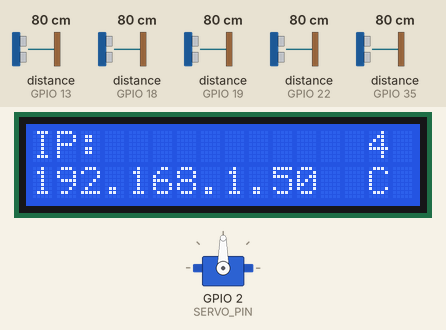
This sketch was run on a simulated ESP32. On the bench: 16×2 character LCD, servo. Wiring (inferred from the names in the program): 5 × ultrasonic range finder: trigger GPIO 4, echo GPIO 19 / trigger GPIO 5, echo GPIO 18 / trigger GPIO 12, echo GPIO 35 / trigger GPIO 21, echo GPIO 13 / trigger GPIO 23, echo GPIO 22. Inputs (shaded band) come from the test bench; at power-on: distance to the obstacle (sensors on GPIO 35, GPIO 13, GPIO 18, GPIO 19, GPIO 22) 80 cm. The echo pulse lasts 58.3 µs per cm; WiFi joins after 1.5 s; servers stay silent unless stated; what the sketch prints to the serial monitor is not drawn.

Above: at 2.7 s.
2.8 s: distance to the obstacle (sensor on GPIO 35) set to 7 cm
4.3 s: distance to the obstacle (sensor on GPIO 35) set to 4 cm
At 4.6 s:
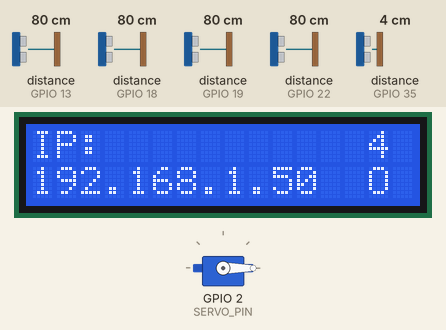
5.8 s: distance to the obstacle (sensor on GPIO 13) set to 2 cm
At 6.3 s:
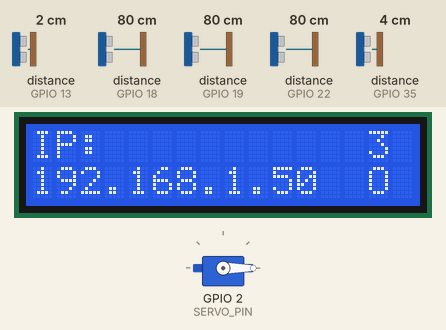
8.8 s: distance to the obstacle (sensor on GPIO 18) set to 2 cm
At 9.6 s:
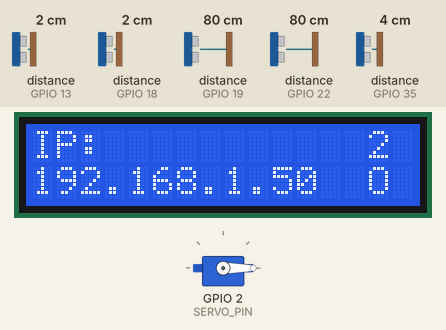
10.3 s: distance to the obstacle (sensor on GPIO 19) set to 2 cm
At 11.1 s:
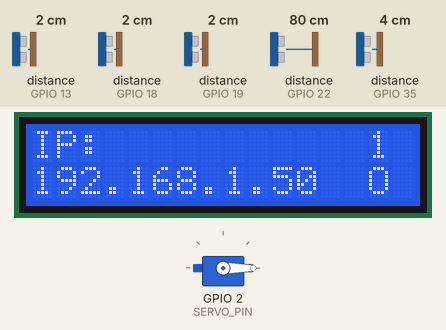
13.3 s: distance to the obstacle (sensor on GPIO 22) set to 11 cm
14.8 s: distance to the obstacle (sensor on GPIO 22) set to 8 cm
At 16.2 s:
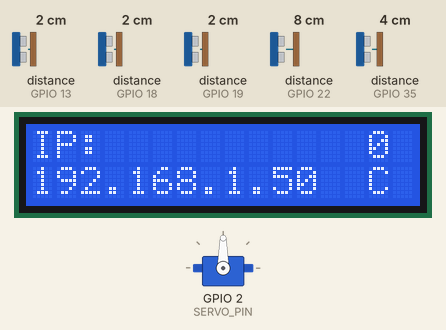
Timing chart, 0 to 17.3 s (numbered marks = the images above; inputs shaded):
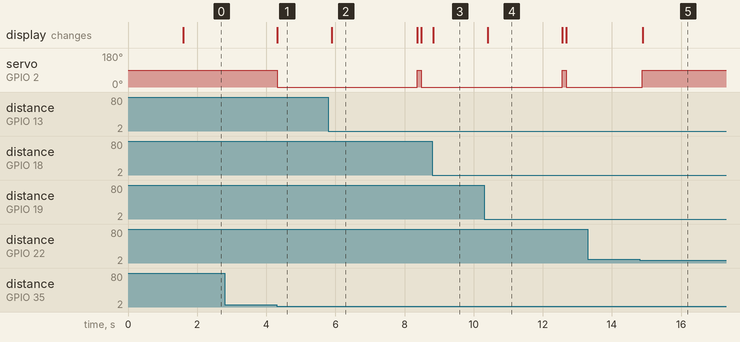

Measured:
- the behaviour switches between 6 and 5 cm on distance to the obstacle (sensor on GPIO 35) (found by bisection; images 0 and 1)
- the behaviour switches between 10 and 9 cm on distance to the obstacle (sensor on GPIO 22) (found by bisection; images 4 and 5)
- after the input at 2.8 s, every drawn part: stays the same
- after the input at 4.3 s, servo on GPIO 2 (SERVO_PIN): 90° → 0° at once; the display: changes at once (image 1)
- after the input at 5.8 s, the display: changes after 0.10 s (image 2)
- after the input at 8.8 s, the display: changes at once (image 3)
- after the input at 10.3 s, the display: changes after 0.10 s (image 4)
- after the input at 13.3 s, every drawn part: stays the same
- after the input at 14.8 s, the display: changes after 0.08 s (image 5)

The sketch:

main.ino
```cpp
#include <WiFi.h>
#include <WebServer.h>
#include <LiquidCrystal.h>
#include <ESP32Servo.h>

// ===== WiFi =====
const char* ssid     = "Your WIFI/Hotspot";
const char* password = "Your WIFI/Hotspot PIN";

#define FREE_THRESHOLD      8     // slot free if distance > 8 cm
#define ENTRY_THRESHOLD_CM  5     // gate opens if entry distance < 5 cm

// ===== LCD (16x2 parallel) =====
#define LCD_RS 33
#define LCD_EN 32
#define LCD_D4 25
#define LCD_D5 26
#define LCD_D6 27
#define LCD_D7 14
LiquidCrystal lcd(LCD_RS, LCD_EN, LCD_D4, LCD_D5, LCD_D6, LCD_D7);

// ===== Ultrasonic sensors for slots =====
#define TRIG1 5
#define ECHO1 18
#define TRIG2 23
#define ECHO2 22
#define TRIG3 4
#define ECHO3 19
#define TRIG4 21
#define ECHO4 13

// ===== Entry sensor =====
#define TRIG_ENTRY 12
#define ECHO_ENTRY 35

// ===== Servo (gate) =====
#define SERVO_PIN 2
Servo gateServo;

// ===== Web server & Global State =====
WebServer server(80);
int totalSlots = 4;
String gateStatus = "Closed";
unsigned long lastGateCloseTime = 0;
bool gateOpenRequested = false;
bool manualOverride = false; // FALLBACK FLAG

// ----- Distance Helper -----
int readDistance(int trig, int echo) {
  digitalWrite(trig, LOW);
  delayMicroseconds(2);
  digitalWrite(trig, HIGH);
  delayMicroseconds(10);
  digitalWrite(trig, LOW);
  long duration = pulseIn(echo, HIGH, 30000);
  int distance = duration * 0.034 / 2;
  if (distance <= 0 || distance > 400) return 400;
  return distance;
}

void readSlots(int &d1, int &d2, int &d3, int &d4, bool &s1, bool &s2, bool &s3, bool &s4) {
  d1 = readDistance(TRIG1, ECHO1);
  d2 = readDistance(TRIG2, ECHO2);
  d3 = readDistance(TRIG3, ECHO3);
  d4 = readDistance(TRIG4, ECHO4);
  s1 = d1 > FREE_THRESHOLD;
  s2 = d2 > FREE_THRESHOLD;
  s3 = d3 > FREE_THRESHOLD;
  s4 = d4 > FREE_THRESHOLD;
}

// ----- Gate control -----
void requestGateOpen() {
  if (!gateOpenRequested) {
    gateStatus = "Open";
    gateServo.write(0);
    gateOpenRequested = true;
    lastGateCloseTime = millis();
    Serial.println("Gate OPENED");
  }
}

// ----- API Handlers -----
void handleToggle() {
  manualOverride = true; // Set the fallback
  requestGateOpen();
  server.send(200, "text/plain", "OK");
}

void handleData() {
  int d1, d2, d3, d4; bool s1, s2, s3, s4;
  readSlots(d1, d2, d3, d4, s1, s2, s3, s4);
  int availableSlots = (s1 + s2 + s3 + s4);

  String json = "{";
  json += "\"available\":" + String(availableSlots) + ",";
  json += "\"occupied\":" + String(totalSlots - availableSlots) + ",";
  json += "\"gate\":\"" + gateStatus + "\",";
  json += "\"occupied_slots\":[";
  if (!s1) json += "1,";
  if (!s2) json += "2,";
  if (!s3) json += "3,";
  if (!s4) json += "4,";
  if (json.endsWith(",")) json.remove(json.length() - 1);
  json += "]}";
  server.send(200, "application/json", json);
}

// ----- UI HTML -----
const char index_html[] PROGMEM = R"rawliteral(
<!DOCTYPE html>
<html lang="en">
<head>
  <meta charset="UTF-8">
  <meta name="viewport" content="width=device-width, initial-scale=1.0">
  <title>SmartPark Pro</title>
  <script src="https://cdn.tailwindcss.com"></script>
  <style>
    body { background-color: #0d1117; color: white; font-family: 'Inter', sans-serif; }
    .glow-cyan { text-shadow: 0 0 10px #22d3ee; }
    .glow-rose { text-shadow: 0 0 10px #fb7185; }
    .card-bg { background-color: #161b22; border: 1px solid #374151; }
    .slot-card { transition: all 0.3s ease; }
  </style>
</head>
<body class="min-h-screen flex flex-col items-center p-6">
  <div class="text-center mb-10">
    <h1 class="text-4xl font-black text-cyan-400">SMART<span class="text-white">PARK</span></h1>
    <p class="text-gray-500 text-xs uppercase tracking-widest font-bold">IoT Manual Fallback System</p>
  </div>

  <div class="grid grid-cols-1 md:grid-cols-3 gap-6 w-full max-w-5xl mb-10">
    <div class="card-bg p-8 rounded-3xl text-center">
      <h3 class="text-gray-500 text-xs font-bold uppercase mb-2">Available</h3>
      <p id="available" class="text-6xl font-black text-cyan-400 glow-cyan">0</p>
    </div>
    <div class="card-bg p-8 rounded-3xl text-center">
      <h3 class="text-gray-500 text-xs font-bold uppercase mb-2">Occupied</h3>
      <p id="occupied" class="text-6xl font-black text-rose-500 glow-rose">0</p>
    </div>
    <div class="card-bg p-8 rounded-3xl text-center flex flex-col justify-between">
      <div>
        <h3 class="text-gray-500 text-xs font-bold uppercase mb-2">Gate</h3>
        <p id="gate" class="text-3xl font-black uppercase">---</p>
      </div>
      <button onclick="fetch('/toggle')" class="mt-4 bg-cyan-600 hover:bg-cyan-500 text-white font-bold py-2 px-4 rounded-xl text-xs uppercase transition-all active:scale-95">
        Manual Open
      </button>
    </div>
  </div>

  <div id="slots" class="grid grid-cols-2 md:grid-cols-4 gap-6 w-full max-w-5xl"></div>

  <script>
    async function update() {
      try {
        const res = await fetch('/data');
        const data = await res.json();
        document.getElementById("available").innerText = data.available;
        document.getElementById("occupied").innerText = data.occupied;
        const g = document.getElementById("gate");
        g.innerText = data.gate;
        g.className = "text-3xl font-black uppercase " + (data.gate.includes("Open") ? "text-cyan-400 glow-cyan" : "text-rose-500 glow-rose");

        let html = "";
        for (let i = 1; i <= 4; i++) {
          const isOcc = data.occupied_slots.includes(i);
          html += `
            <div class="slot-card p-6 rounded-2xl border-2 flex flex-col items-center justify-center ${isOcc ? 'border-rose-500/30 bg-rose-900/10' : 'border-cyan-500/30 bg-cyan-900/10'}">
              <span class="text-[10px] font-bold text-gray-500 mb-2">SLOT 0${i}</span>
              <span class="text-xl font-bold ${isOcc ? 'text-rose-400' : 'text-cyan-400'}">${isOcc ? 'BUSY' : 'FREE'}</span>
            </div>`;
        }
        document.getElementById("slots").innerHTML = html;
      } catch(e) {}
    }
    setInterval(update, 1000);
  </script>
</body>
</html>
)rawliteral";

// ----- Setup & Loop -----
void setup() {
  Serial.begin(115200);

  pinMode(TRIG1, OUTPUT); pinMode(ECHO1, INPUT);
  pinMode(TRIG2, OUTPUT); pinMode(ECHO2, INPUT);
  pinMode(TRIG3, OUTPUT); pinMode(ECHO3, INPUT);
  pinMode(TRIG4, OUTPUT); pinMode(ECHO4, INPUT);
  pinMode(TRIG_ENTRY, OUTPUT); pinMode(ECHO_ENTRY, INPUT);

  lcd.begin(16, 2);
  lcd.print("WiFi Connecting");

  gateServo.attach(SERVO_PIN);
  gateServo.write(90); // Start Closed

  WiFi.begin(ssid, password);
  while (WiFi.status() != WL_CONNECTED) { delay(500); Serial.print("."); }

  server.on("/", []() { server.send(200, "text/html", index_html); });
  server.on("/data", handleData);
  server.on("/toggle", handleToggle);
  server.begin();

  lcd.clear();
  lcd.print("IP: ");
  lcd.setCursor(0,1);
  lcd.print(WiFi.localIP().toString());
}

void loop() {
  server.handleClient();

  int d1, d2, d3, d4; bool s1, s2, s3, s4;
  readSlots(d1, d2, d3, d4, s1, s2, s3, s4);
  int availableSlots = (s1 + s2 + s3 + s4);
  int entryDist = readDistance(TRIG_ENTRY, ECHO_ENTRY);
  bool carAtEntry = (entryDist > 0 && entryDist < ENTRY_THRESHOLD_CM);

  // LOGIC: Open if (available AND car) OR (manual fallback pressed)
  if ((availableSlots > 0 && carAtEntry && !gateOpenRequested) || (manualOverride && !gateOpenRequested)) {
    requestGateOpen();
  }

  // LOGIC: Force gate closed if full AND no manual override
  if (availableSlots == 0 && !manualOverride) {
    gateServo.write(90);
    gateStatus = "Closed";
    gateOpenRequested = false;
  }

  // Auto-close timer (4 seconds)
  if (gateOpenRequested && (millis() - lastGateCloseTime > 4000)) {
    gateServo.write(90);
    gateStatus = "Closed";
    gateOpenRequested = false;
    manualOverride = false; // Reset the fallback for next car
  }

  // LCD Update (Simplified)
  lcd.setCursor(14,0); lcd.print(availableSlots);
  lcd.setCursor(14,1); lcd.print(gateStatus[0]);

  delay(100);
}
```
